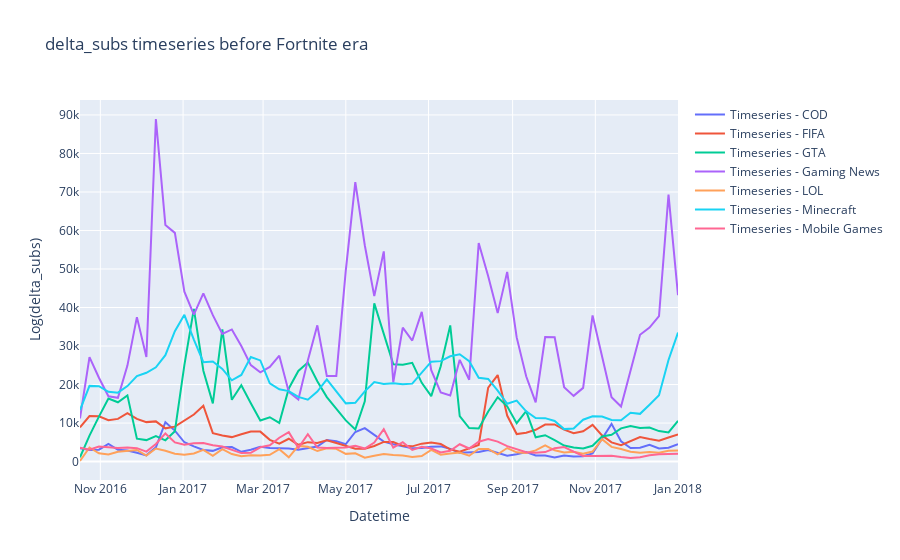

Source (notebook cell):
### Code cell
metric = 'delta_subs'
time_series_plot_stack(categorized_filter_df, metric, filter=True)
